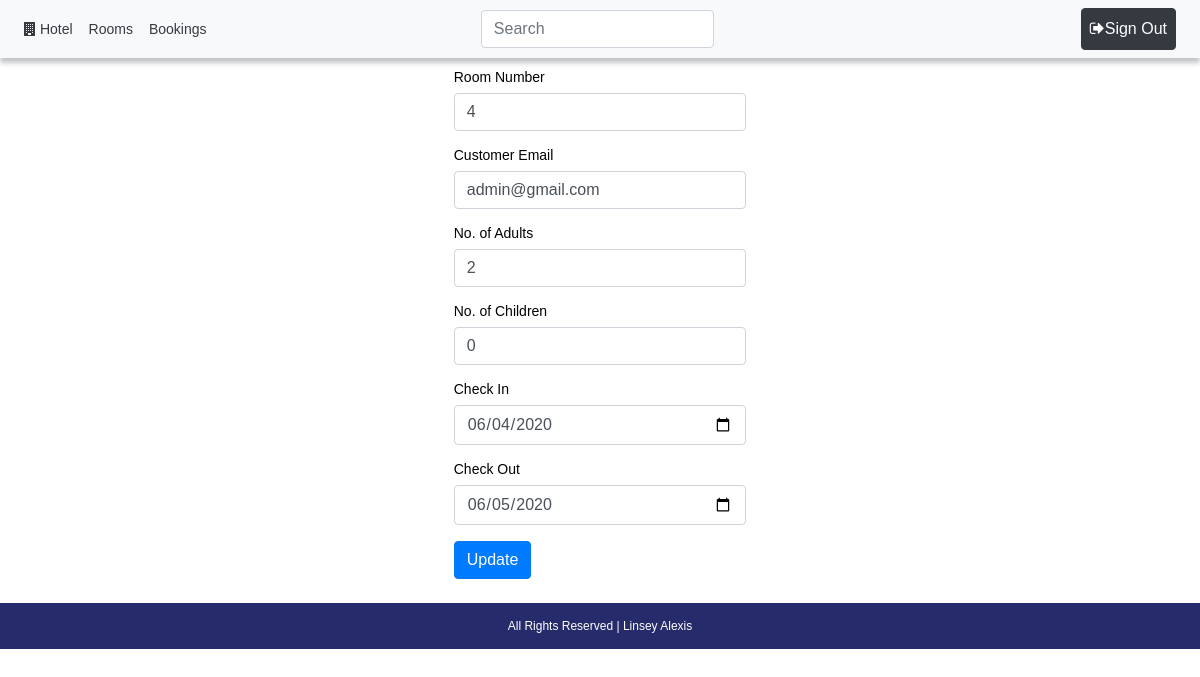
Screenshot of /components/booking/update.php?id=21 (signed in) with the database file from the repository.
### tables this page shows
CREATE TABLE IF NOT EXISTS `bookings` (
  `id` int(11) NOT NULL AUTO_INCREMENT,
  `customer_email` varchar(64) NOT NULL,
  `room_no` int(255) NOT NULL,
  `check_in` date NOT NULL,
  `check_out` date DEFAULT NULL,
  `adults_num` int(11) NOT NULL,
  `children_num` int(11) NOT NULL,
  `clear_bill` tinyint(1) NOT NULL DEFAULT '0',
  PRIMARY KEY (`id`)
);

### components/booking/update.php (the view, shortened to what this page needs)
<?php
$path = $_SERVER['DOCUMENT_ROOT'];
$path .= "/hotel/";
require_once($path . 'connect.php');
$id = $_GET['id'];
$SelSql = "SELECT * FROM `bookings` WHERE id=$id";
$res = mysqli_query($connection, $SelSql);
$r = mysqli_fetch_assoc($res);
?>
<?php require($path . 'templates/header.php') ?>
	<div class="mt-4">
		<form method="post" class="mx-auto w-25">
            <div class="form-group">
                <label>Room Number</label>
				<input type="text" class="form-control" name="room_no" value="<?php echo $r['room_no']; ?>"/>
            </div>
            <div class="form-group">
                <label>Customer Email</label>
				<input type="text" class="form-control" name="customer_email" value="<?php echo $r['customer_email']; ?>"/>
            </div>
            <div class="form-group">
                <label>No. of Adults</label>
				<input type="number" class="form-control" name="adults" value="<?php echo $r['adults_num']; ?>"/>
            </div>
            <div class="form-group">
                <label>No. of Children</label>
				<input type="number" class="form-control" name="children" value="<?php echo $r['children_num']; ?>"/>
            </div>
            <div class="form-group">
				<label>Check In</label>
				<input type="date" name="check_in" class="form-control" value="<?php echo $r['check_in']; ?>"/>
			</div>
			<div class="form-group">
				<label>Check Out</label>
				<input type="date" name="check_out" class="form-control" value="<?php echo $r['check_out']; ?>"/>
			</div>
			<input type="submit" class="btn btn-primary" value="Update" />
		</form>
	</div>
<?php require($path . 'templates/footer.php') ?>

### css/style.css (style rules this page uses)
* { color: black; }
html, body { height: 100%; }

### templates/header.php (style rules this page uses)
body { font: 14px sans-serif; }

### rows the page displays
bookings: room_no "4", customer_email "admin@gmail.com", adults "2", children "0", check_in "06/04/2020", check_out "06/05/2020"
